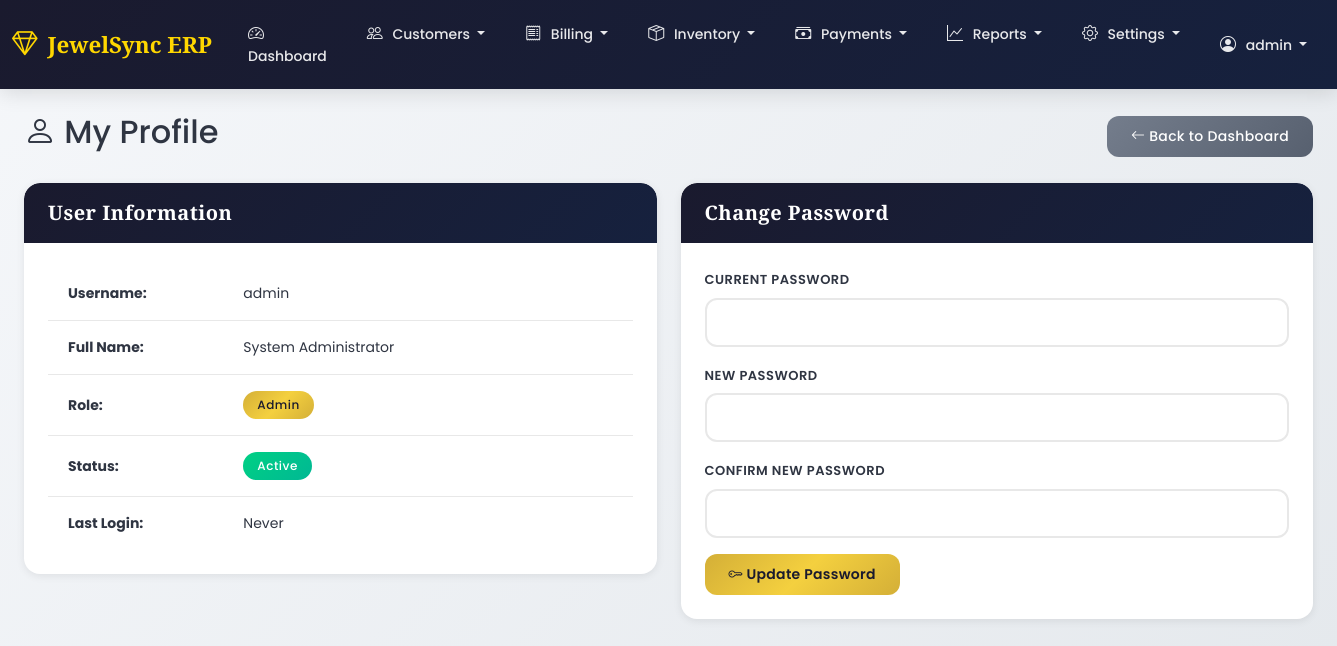
The app's page /profile.php (signed in) with its own data.
### tables this page shows
CREATE TABLE users (
    id INT AUTO_INCREMENT PRIMARY KEY,
    username VARCHAR(50) NOT NULL UNIQUE,
    password_hash VARCHAR(255) NOT NULL,
    email VARCHAR(100) NOT NULL UNIQUE,
    full_name VARCHAR(100) NOT NULL,
    role ENUM('admin', 'billing', 'accountant') NOT NULL DEFAULT 'billing',
    is_active BOOLEAN DEFAULT TRUE,
    last_login DATETIME,
    created_at DATETIME DEFAULT CURRENT_TIMESTAMP,
    updated_at DATETIME DEFAULT CURRENT_TIMESTAMP ON UPDATE CURRENT_TIMESTAMP
);

### profile.php (the view, shortened to what this page needs)
<?php
$db = getDBConnection();
$userId = $_SESSION['user_id'];
$stmt = $db->prepare("SELECT * FROM users WHERE id = ?");
$stmt->execute([$userId]);
$user = $stmt->fetch();
require_once __DIR__ . '/includes/header.php';
?>
<div class="container-fluid">
    <div class="d-flex justify-content-between align-items-center mb-4">
        <h2><i class="bi bi-person"></i> My Profile</h2>
        <a href="<?php echo BASE_URL; ?>/dashboard.php" class="btn btn-secondary">
            <i class="bi bi-arrow-left"></i> Back to Dashboard
        </a>
    </div>
    <div class="row">
        <div class="col-md-6">
            <div class="card">
                <div class="card-header">
                    <h5 class="mb-0">User Information</h5>
                </div>
                <div class="card-body">
                    <table class="table table-borderless">
                        <tr>
                            <td width="30%"><strong>Username:</strong></td>
                            <td><?php echo htmlspecialchars($user['username']); ?></td>
                        </tr>
                        <tr>
                            <td><strong>Full Name:</strong></td>
                            <td><?php echo htmlspecialchars($user['full_name']); ?></td>
                        </tr>
                        <tr>
                            <td><strong>Role:</strong></td>
                            <td><span class="badge bg-primary"><?php echo ucfirst($user['role']); ?></span></td>
                        </tr>
                        <tr>
                            <td><strong>Status:</strong></td>
                            <td>
                                <?php if ($user['is_active']): ?>
                                <span class="badge bg-success">Active</span>
                                <?php else: ?>
                                <span class="badge bg-danger">Inactive</span>
                                <?php endif; ?>
                            </td>
                        </tr>
                        <tr>
                            <td><strong>Last Login:</strong></td>
                            <td><?php echo $user['last_login'] ? formatDateTime($user['last_login']) : 'Never'; ?></td>
                        </tr>
                    </table>
                </div>
            </div>
        </div>
        <div class="col-md-6">
            <div class="card">
                <div class="card-header">
                    <h5 class="mb-0">Change Password</h5>
                </div>
                <div class="card-body">
                    <form method="POST" action="">
                        <div class="mb-3">
                            <label for="current_password" class="form-label">Current Password</label>
                            <input type="password" class="form-control" id="current_password" name="current_password" required>
                        </div>
                        <div class="mb-3">
                            <label for="new_password" class="form-label">New Password</label>
                            <input type="password" class="form-control" id="new_password" name="new_password" required minlength="6">
                        </div>
                        <div class="mb-3">
                            <label for="confirm_password" class="form-label">Confirm New Password</label>
                            <input type="password" class="form-control" id="confirm_password" name="confirm_password" required minlength="6">
                        </div>
                        <button type="submit" class="btn btn-primary">
                            <i class="bi bi-key"></i> Update Password
                        </button>
                    </form>
                </div>
            </div>
        </div>
    </div>
</div>
<?php require_once __DIR__ . '/includes/footer.php'; ?>

### assets/css/style.css (style rules this page uses)
:root { --primary-color: #d4af37; --primary-dark: #b8941f; --primary-light: #e8c547; --secondary-color: #c0c0c0; --dark-bg: #1a1a2e; --dark-secondary: #16213e; --light-bg: #f8f9fa; --card-bg: #ffffff; --success-color: #00d084; --danger-color: #ff4757; --warning-color: #ffa502; --info-color: #3742fa; --text-dark: #2f3542; --text-muted: #747d8c; --border-color: #e8e8e8; --shadow-sm: 0 2px 8px rgba(0,0,0,0.08); --shadow-md: 0 4px 20px rgba(0,0,0,0.12); --shadow-lg: 0 10px 40px rgba(0,0,0,0.15); --gradient-gold: linear-gradient(135deg, #d4af37 0%, #f4d03f 50%, #d4af37 100%); --gradient-dark: linear-gradient(135deg, #1a1a2e 0%, #16213e 100%); --gradient-primary: linear-gradient(135deg, #667eea 0%, #764ba2 100%); }
* { margin: 0; padding: 0; box-sizing: border-box; }
body { background: linear-gradient(135deg, #f5f7fa 0%, #e4e8ec 100%); font-family: 'Poppins', sans-serif; color: var(--text-dark); min-height: 100vh; }
.card { border: none; border-radius: 16px; background: var(--card-bg); box-shadow: var(--shadow-sm); transition: all 0.3s cubic-bezier(0.4, 0, 0.2, 1); overflow: hidden; }
.card-header { background: var(--gradient-dark); color: white; border-radius: 16px 16px 0 0 !important; padding: 18px 24px; border: none; }
.card-header h5, .card-header h4 { margin: 0; font-weight: 600; font-family: 'Playfair Display', serif; letter-spacing: 0.5px; }
.card-body { padding: 24px; }
.table { margin-bottom: 0; }
.table tbody td { padding: 16px 20px; vertical-align: middle; border-bottom: 1px solid var(--border-color); color: var(--text-dark); font-size: 14px; }
.table tbody tr { transition: all 0.2s ease; }
.table tbody tr:last-child td { border-bottom: none; }
.table .badge { padding: 8px 14px; font-size: 12px; font-weight: 500; border-radius: 20px; }
.btn { border-radius: 12px; font-weight: 500; padding: 10px 24px; transition: all 0.3s cubic-bezier(0.4, 0, 0.2, 1); border: none; font-size: 14px; letter-spacing: 0.3px; }
.btn-primary { background: var(--gradient-gold); color: #1a1a2e; font-weight: 600; }
.btn-secondary { background: linear-gradient(135deg, #747d8c 0%, #57606f 100%); color: white; }
.form-control, .form-select { border-radius: 12px; border: 2px solid var(--border-color); padding: 12px 18px; font-size: 14px; transition: all 0.3s ease; background: white; }
.form-label { font-weight: 600; color: var(--text-dark); margin-bottom: 8px; font-size: 13px; text-transform: uppercase; letter-spacing: 0.5px; }
.badge { padding: 8px 16px; font-weight: 600; font-size: 12px; border-radius: 20px; letter-spacing: 0.5px; }
.badge.bg-primary { background: var(--gradient-gold) !important; color: #1a1a2e; }
.badge.bg-success { background: linear-gradient(135deg, #00d084 0%, #00b894 100%) !important; }

### records on screen
users: username "admin", full_name "System Administrator", role "Admin"

### other values on screen
APP_NAME "JewelSync ERP"
$_SESSION['username'] "admin"
